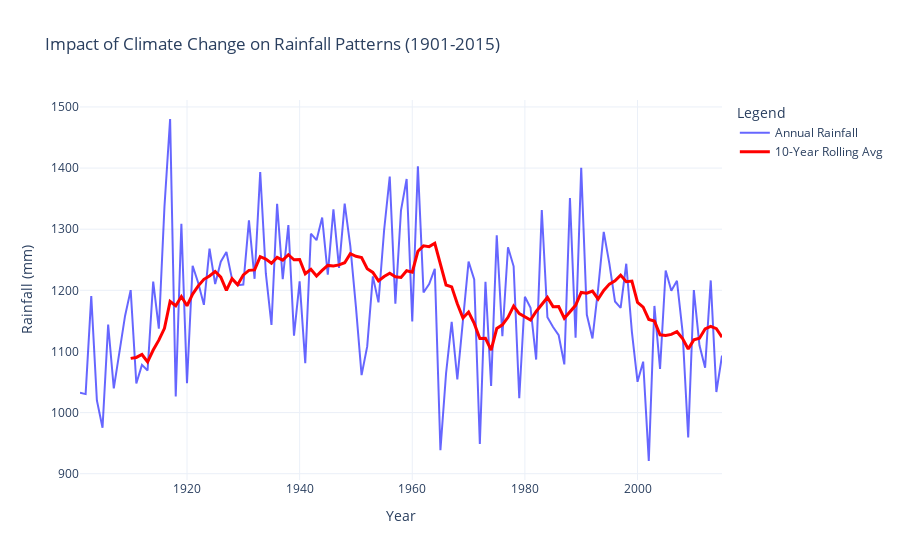

This figure's notebook cell:
### Code cell
# calculating rolling averages to assess climate change impact
rainfall_data['10-Year Rolling Avg'] = rainfall_data['ANNUAL'].rolling(window=10).mean()

fig_climate_change = go.Figure()

fig_climate_change.add_trace(go.Scatter(
    x=rainfall_data['YEAR'],
    y=rainfall_data['ANNUAL'],
    mode='lines',
    name='Annual Rainfall',
    line=dict(color='blue', width=2),
    opacity=0.6
))

fig_climate_change.add_trace(go.Scatter(
    x=rainfall_data['YEAR'],
    y=rainfall_data['10-Year Rolling Avg'],
    mode='lines',
    name='10-Year Rolling Avg',
    line=dict(color='red', width=3)
))

fig_climate_change.update_layout(
    title='Impact of Climate Change on Rainfall Patterns (1901-2015)',
    xaxis_title='Year',
    yaxis_title='Rainfall (mm)',
    template='plotly_white',
    legend=dict(title="Legend"),
    height=500
)

fig_climate_change.show()
